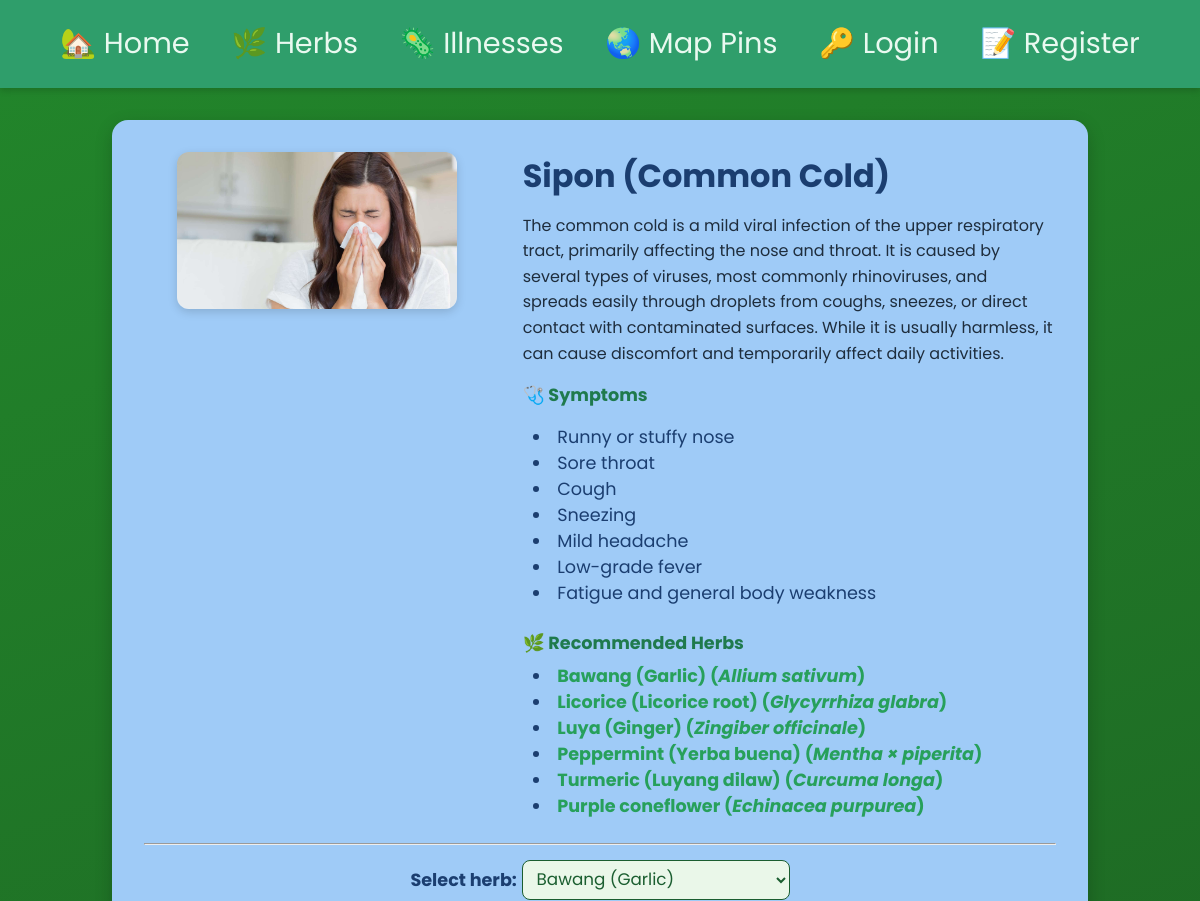
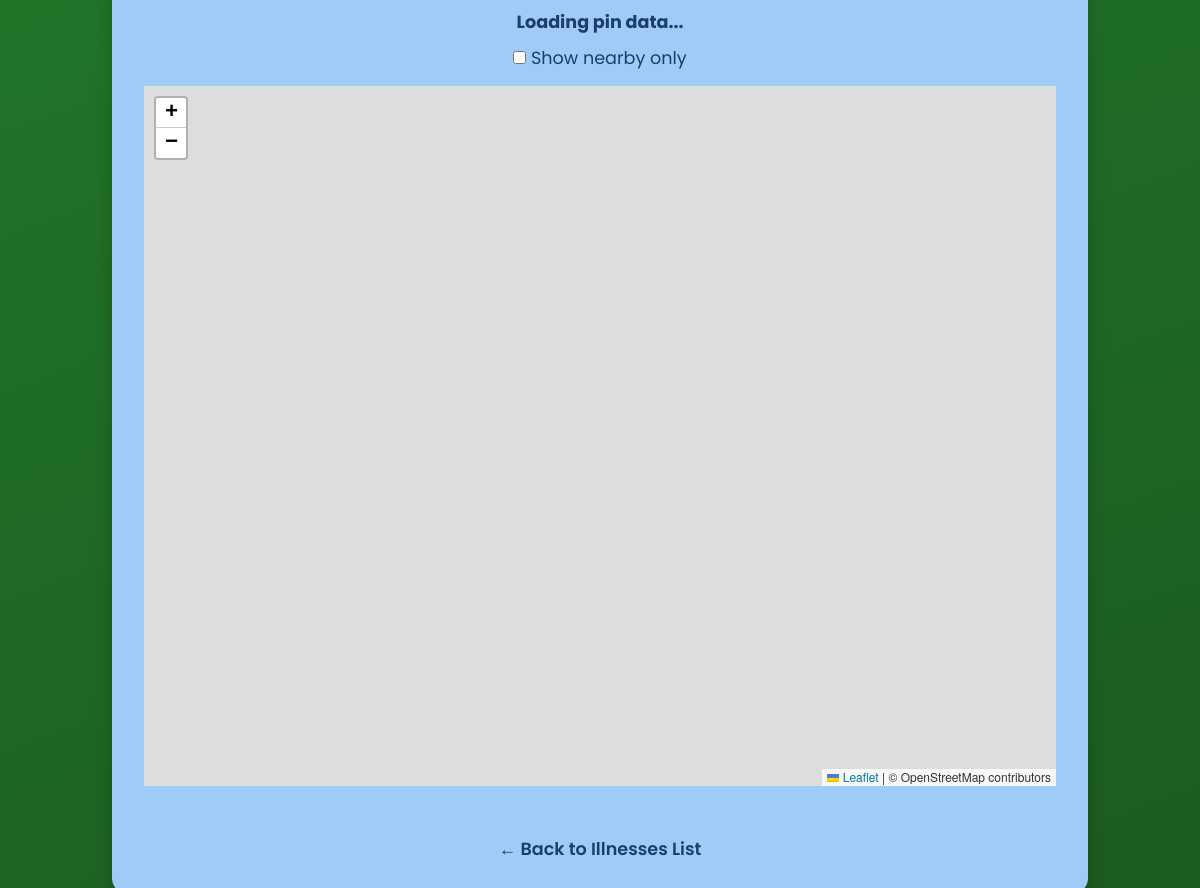
Screenshot of /illnesses/common-cold with the database file from the repository (2 pictures, top to bottom).
### app_illnesses/models.py (models this page shows, shortened)
class Illness(models.Model): # Model to represent an illness with its details
    id = models.AutoField(primary_key=True) # Unique identifier for each illness
    name = models.CharField(max_length=100)
    description = models.TextField()
    symptoms = models.TextField()
    recommended_herbs = models.ManyToManyField('app_herbs.Herb', related_name='related_illnesses', blank=True)
    image = models.ImageField(upload_to=illness_image_upload_to, default='default.jpg', blank=True)
    slug = models.SlugField(unique=True) # URL-friendly identifier for the illness

### app_herbs/models.py (models this page shows, shortened)
class Herb(models.Model): # Model to represent an herb with its details
    id = models.AutoField(primary_key=True) # Unique identifier for each herb
    name = models.CharField(max_length=100)
    scientific_name = models.CharField(max_length=200, blank=True, null=True)
    description = models.TextField()
    medicinal_uses = models.TextField()
    side_effects = models.TextField(blank=True, null=True)
    image = models.ImageField(upload_to=herb_image_upload_to, default='default.jpg', blank=True)
    slug = models.SlugField(unique=True) # URL-friendly identifier for the herb

### app_illnesses/views.py (the view)
# urls.py: path('<slug:slug>', views.illness_page, name="illness_page"), # Dynamic URL for individual illness pages
def illness_page(request, slug):
    illness = Illness.objects.get(slug=slug)  # Fetch the illness object based on the provided slug
    return render(request, 'illnesses/illness_page.html', {'illness': illness}) # Render the illness page template with the illness context

### app_illnesses/templates/illnesses/illness_page.html (shortened to what this page needs)
{% extends 'layout.html' %}
{% block content %}
<section class="illness-detail-section">
    <div class="herb-card-large">
        <div class="herb-image-container">
            <img id="illness-image" src="{{ illness.image.url }}" alt="{{ illness.name }}">
        </div>
        <div class="herb-info">
            <h2 class="herb-name">{{ illness.name }}</h2>
            <p class="herb-description">{{ illness.description|safe }}</p>
            <div class="herb-section">
                <h4>🩺 Symptoms</h4>
                <p>{{ illness.symptoms|safe }}</p>
            </div>
            <div class="herb-section">
                <h4>🌿 Recommended Herbs</h4>
                <ul style="margin:0; padding-left:10px; list-style-position:inside;">
                {% for herb in illness.recommended_herbs.all %}
                    <li>
                        <b>
                            <a href="{% url 'herbs:herb_page' herb.slug %}">
                                {{ herb.name }}
                                {% if herb.scientific_name %}
                                    (<i>{{ herb.scientific_name }}</i>)
                                {% endif %}
                            </a>
                        </b>
                    </li>
                {% endfor %}
                </ul>
            </div>
        </div>
    </div>
    <hr>
    <div class="map-controls">
        <div class="map-control-item">
            <label for="herb-select"><b>Select herb:</b></label>
            <select id="herb-select">
                {% for herb in illness.recommended_herbs.all %}
                    <option value="{{ herb.id }}">{{ herb.name }}</option>
                {% endfor %}
            </select>
        </div>
        <div class="map-control-item">
            <strong id="pin-count-label">Loading pin data...</strong>
        </div>
        <div class="map-control-item">
            <label>
                <input type="checkbox" id="toggle-location">
                Show nearby only
            </label>
        </div>
    </div>
    <div id="illness-map" style="width:100%; height:700px;"></div>
    <br>
    <a href="{% url 'illnesses:illnesses_list' %}" class="back-link">← Back to Illnesses List</a>
</section>
{% endblock %}

### static/css/styles.css (style rules this page uses)
* { margin: 0; padding: 0; box-sizing: border-box; }
html { scroll-behavior: smooth; }
body { min-height: 100vh; background: linear-gradient(160deg, rgb(34, 134, 43), rgb(28, 90, 32)); color: #f5f5f5; font-family: "Poppins", Arial, sans-serif; font-size: 1.1rem; display: flex; flex-direction: column; }
p { line-height: 1.6; max-width: 600px; margin: 0 auto; }
a { color: #27a05b; text-decoration: none; transition: opacity 0.2s ease; }
.herb-card-large { display: flex; flex-wrap: wrap; align-items: flex-start; gap: 2rem; }
.herb-image-container { flex: 1 1 280px; text-align: center; }
.herb-image-container img { width: 100%; max-width: 280px; border-radius: 12px; object-fit: contain; box-shadow: 0 3px 10px rgba(0, 0, 0, 0.15); }
.herb-info { flex: 2 1 400px; text-align: left; }
.herb-name { font-size: 2rem; color: #1b5e30; margin-bottom: 0.4rem; }
.herb-description { font-size: 1rem; margin-bottom: 1.5rem; line-height: 1.6; }
.herb-section { margin-bottom: 1.5rem; }
.herb-section h4 { font-size: 1.1rem; color: #1f7a4d; margin-bottom: 0.4rem; }
.back-link { display: inline-block; margin-top: 1.5rem; font-weight: 600; color: #1b5e30; text-decoration: none; transition: color 0.2s ease; }
.illness-detail-section { max-width: 1000px; margin: 2rem auto 3rem; padding: 2rem; background-color: #9fcbf7; border-radius: 16px; color: #1b3e70; box-shadow: 0 6px 18px rgba(0, 0, 0, 0.2); text-align: center; }
.illness-detail-section img { width: 100%; max-width: 280px; border-radius: 12px; object-fit: contain; box-shadow: 0 3px 10px rgba(0, 0, 0, 0.15); margin-bottom: 1.2rem; }
.illness-detail-section h2 { font-size: 2rem; color: #1b3e70; margin-bottom: 0.8rem; }
.illness-detail-section p { font-size: 1rem; color: #1e2d3d; line-height: 1.6; margin-bottom: 1rem; }
.illness-detail-section .back-link { color: #1b3e70; }
.map-controls { display: flex; flex-direction: column; align-items: center; gap: 10px; margin: 15px 0; }
.map-control-item { text-align: center; }
#illness-image { cursor: pointer; transition: transform 0.3s ease; }
#filter-herb, #filter-user, #herb-select, #report-select, #filter-dropdown, #clear-logs { font-family: "Poppins", Arial, sans-serif; font-size: 1.05rem; color: #1b5e30; padding: 6px 10px; border-radius: 8px; border: 1.5px solid #1b5e30; background-color: #eaf7e9; transition: all 0.2s ease; }

### rows the page displays
Illness: image (picture), name "Sipon (Common Cold)", description "The common cold is a mild viral infection of the upper respiratory tract, primarily affecting the nose and throat. It is caused by several types of viruses, most commonly rhinoviruses, and spreads easily through droplets from coughs, sneezes, or direct contact with contaminated surfaces. While it is usually harmless, it can cause discomfort and temporarily affect daily activities.", symptoms "Runny or stuffy nose Sore throat Cough Sneezing Mild headache Low-grade fever Fatigue and general body weakness"
Herb: name "Bawang (Garlic)", scientific_name "Allium sativum"
Herb: name "Licorice (Licorice root)", scientific_name "Glycyrrhiza glabra"
Herb: name "Luya (Ginger)", scientific_name "Zingiber officinale"
Herb: name "Peppermint (Yerba buena)", scientific_name "Mentha × piperita"
Herb: name "Turmeric (Luyang dilaw)", scientific_name "Curcuma longa"
Herb: name "Purple coneflower", scientific_name "Echinacea purpurea"

### other values shown
form field value "Bawang (Garlic)"
